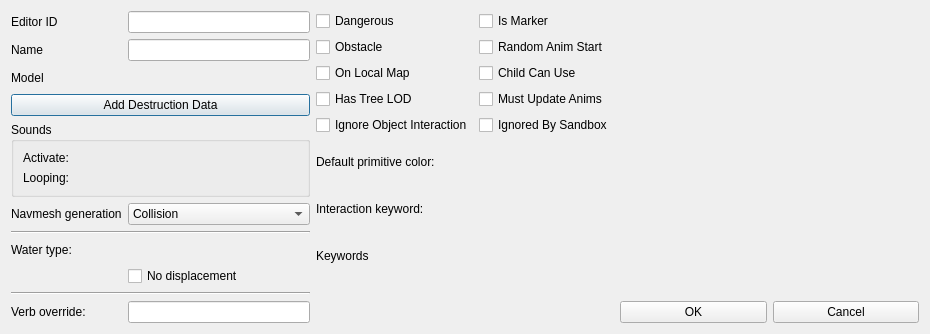
<?xml version="1.0" encoding="UTF-8"?>
<ui version="4.0">
 <class>FormDialogActivator</class>
 <widget class="QDialog" name="FormDialogActivator">
  <property name="geometry">
   <rect>
    <x>0</x>
    <y>0</y>
    <width>930</width>
    <height>334</height>
   </rect>
  </property>
  <property name="windowTitle">
   <string>Activator</string>
  </property>
  <layout class="QGridLayout" name="gridLayout_4" rowstretch="1,0" columnstretch="1,1,1">
   <item row="0" column="0" rowspan="2">
    <layout class="QGridLayout" name="gridLayout">
     <item row="6" column="0" colspan="2">
      <widget class="Line" name="line_2">
       <property name="orientation">
        <enum>Qt::Horizontal</enum>
       </property>
      </widget>
     </item>
     <item row="7" column="0">
      <widget class="QLabel" name="label_4">
       <property name="text">
        <string>Water type:</string>
       </property>
       <property name="buddy">
        <cstring>waterType</cstring>
       </property>
      </widget>
     </item>
     <item row="9" column="0" colspan="2">
      <widget class="Line" name="line">
       <property name="orientation">
        <enum>Qt::Horizontal</enum>
       </property>
      </widget>
     </item>
     <item row="2" column="0">
      <widget class="QLabel" name="label_3">
       <property name="text">
        <string>Model</string>
       </property>
       <property name="buddy">
        <cstring>model</cstring>
       </property>
      </widget>
     </item>
     <item row="5" column="0">
      <widget class="QLabel" name="label_8">
       <property name="text">
        <string>Navmesh generation</string>
       </property>
       <property name="buddy">
        <cstring>navmeshGeneration</cstring>
       </property>
      </widget>
     </item>
     <item row="10" column="1">
      <widget class="QLineEdit" name="activateTextOverride"/>
     </item>
     <item row="1" column="0">
      <widget class="QLabel" name="label_2">
       <property name="text">
        <string>Name</string>
       </property>
       <property name="buddy">
        <cstring>name</cstring>
       </property>
      </widget>
     </item>
     <item row="8" column="1">
      <widget class="QCheckBox" name="flagNoDisplacement">
       <property name="text">
        <string>No displacement</string>
       </property>
      </widget>
     </item>
     <item row="4" column="0" colspan="2">
      <widget class="QGroupBox" name="groupBox">
       <property name="title">
        <string>Sounds</string>
       </property>
       <layout class="QGridLayout" name="gridLayout_2">
        <item row="0" column="0">
         <widget class="QLabel" name="label_6">
          <property name="text">
           <string>Activate:</string>
          </property>
          <property name="buddy">
           <cstring>soundActivate</cstring>
          </property>
         </widget>
        </item>
        <item row="1" column="0">
         <widget class="QLabel" name="label_7">
          <property name="text">
           <string>Looping:</string>
          </property>
          <property name="buddy">
           <cstring>soundLooping</cstring>
          </property>
         </widget>
        </item>
        <item row="0" column="1">
         <widget class="DKFormPicker" name="soundActivate"/>
        </item>
        <item row="1" column="1">
         <widget class="DKFormPicker" name="soundLooping"/>
        </item>
       </layout>
      </widget>
     </item>
     <item row="5" column="1">
      <widget class="QComboBox" name="navmeshGeneration">
       <item>
        <property name="text">
         <string>Collision</string>
        </property>
       </item>
       <item>
        <property name="text">
         <string>Bounding box</string>
        </property>
       </item>
       <item>
        <property name="text">
         <string>Filter</string>
        </property>
       </item>
       <item>
        <property name="text">
         <string>Ground</string>
        </property>
       </item>
      </widget>
     </item>
     <item row="0" column="0">
      <widget class="QLabel" name="label">
       <property name="text">
        <string>Editor ID</string>
       </property>
       <property name="buddy">
        <cstring>editorID</cstring>
       </property>
      </widget>
     </item>
     <item row="3" column="0" colspan="2">
      <widget class="QPushButton" name="buttonDestruction">
       <property name="text">
        <string>Add Destruction Data</string>
       </property>
      </widget>
     </item>
     <item row="1" column="1">
      <widget class="QLineEdit" name="name"/>
     </item>
     <item row="10" column="0">
      <widget class="QLabel" name="label_5">
       <property name="text">
        <string>Verb override:</string>
       </property>
       <property name="buddy">
        <cstring>activateTextOverride</cstring>
       </property>
      </widget>
     </item>
     <item row="2" column="1">
      <widget class="DKGameFilePicker" name="model"/>
     </item>
     <item row="0" column="1">
      <widget class="QLineEdit" name="editorID"/>
     </item>
     <item row="7" column="1">
      <widget class="DKFormPicker" name="waterType"/>
     </item>
    </layout>
   </item>
   <item row="0" column="1" rowspan="2">
    <layout class="QVBoxLayout" name="verticalLayout">
     <item>
      <layout class="QGridLayout" name="layoutFlags">
       <item row="1" column="1">
        <widget class="QCheckBox" name="flagRandomAnimStart">
         <property name="text">
          <string>Random Anim Start</string>
         </property>
        </widget>
       </item>
       <item row="3" column="0">
        <widget class="QCheckBox" name="flagHasTreeLOD">
         <property name="text">
          <string>Has Tree LOD</string>
         </property>
        </widget>
       </item>
       <item row="2" column="1">
        <widget class="QCheckBox" name="flagChildCanUse">
         <property name="text">
          <string>Child Can Use</string>
         </property>
        </widget>
       </item>
       <item row="0" column="1">
        <widget class="QCheckBox" name="flagIsMarker">
         <property name="text">
          <string>Is Marker</string>
         </property>
        </widget>
       </item>
       <item row="0" column="0">
        <widget class="QCheckBox" name="flagDangerous">
         <property name="text">
          <string>Dangerous</string>
         </property>
        </widget>
       </item>
       <item row="3" column="1">
        <widget class="QCheckBox" name="flagMustUpdateAnims">
         <property name="text">
          <string>Must Update Anims</string>
         </property>
        </widget>
       </item>
       <item row="4" column="0">
        <widget class="QCheckBox" name="flagIgnoreObjectInteraction">
         <property name="text">
          <string>Ignore Object Interaction</string>
         </property>
        </widget>
       </item>
       <item row="1" column="0">
        <widget class="QCheckBox" name="flagObstacle">
         <property name="text">
          <string>Obstacle</string>
         </property>
        </widget>
       </item>
       <item row="4" column="1">
        <widget class="QCheckBox" name="flagIgnoredBySandbox">
         <property name="text">
          <string>Ignored By Sandbox</string>
         </property>
        </widget>
       </item>
       <item row="2" column="0">
        <widget class="QCheckBox" name="flagOnLocalMap">
         <property name="text">
          <string>On Local Map</string>
         </property>
        </widget>
       </item>
      </layout>
     </item>
     <item>
      <layout class="QGridLayout" name="gridLayout_3">
       <item row="0" column="1">
        <widget class="DKColorPickerButton" name="defaultPrimitiveColor"/>
       </item>
       <item row="0" column="0">
        <widget class="QLabel" name="label_10">
         <property name="text">
          <string>Default primitive color:</string>
         </property>
         <property name="buddy">
          <cstring>defaultPrimitiveColor</cstring>
         </property>
        </widget>
       </item>
       <item row="1" column="0">
        <widget class="QLabel" name="label_11">
         <property name="text">
          <string>Interaction keyword:</string>
         </property>
         <property name="buddy">
          <cstring>defaultInteractKeyword</cstring>
         </property>
        </widget>
       </item>
       <item row="1" column="1">
        <widget class="DKFormPicker" name="defaultInteractKeyword"/>
       </item>
      </layout>
     </item>
     <item>
      <layout class="QVBoxLayout" name="verticalLayout_2">
       <item>
        <widget class="QLabel" name="label_9">
         <property name="text">
          <string>Keywords</string>
         </property>
         <property name="buddy">
          <cstring>keywords</cstring>
         </property>
        </widget>
       </item>
       <item>
        <widget class="DKFormListPane" name="keywords">
         <property name="showFormTypes">
          <bool>false</bool>
         </property>
         <property name="showMoveButtons">
          <bool>false</bool>
         </property>
         <property name="showRemoveButton">
          <bool>false</bool>
         </property>
        </widget>
       </item>
      </layout>
     </item>
    </layout>
   </item>
   <item row="1" column="2">
    <layout class="QHBoxLayout" name="horizontalLayout">
     <item>
      <widget class="QPushButton" name="buttonOK">
       <property name="text">
        <string>OK</string>
       </property>
      </widget>
     </item>
     <item>
      <widget class="QPushButton" name="buttonCancel">
       <property name="text">
        <string>Cancel</string>
       </property>
      </widget>
     </item>
    </layout>
   </item>
   <item row="0" column="2">
    <widget class="DKPapyrusBoundScriptListPane" name="scriptListPane"/>
   </item>
  </layout>
 </widget>
 <customwidgets>
  <customwidget>
   <class>DKColorPickerButton</class>
   <extends>QWidget</extends>
   <header>widgets/DKColorPickerButton.h</header>
  </customwidget>
  <customwidget>
   <class>DKFormListPane</class>
   <extends>QWidget</extends>
   <header>widgets/DKFormListPane.h</header>
  </customwidget>
  <customwidget>
   <class>DKGameFilePicker</class>
   <extends>QWidget</extends>
   <header>widgets/DKGameFilePicker.h</header>
  </customwidget>
  <customwidget>
   <class>DKFormPicker</class>
   <extends>QWidget</extends>
   <header>widgets/DKFormPicker.h</header>
  </customwidget>
  <customwidget>
   <class>DKPapyrusBoundScriptListPane</class>
   <extends>QWidget</extends>
   <header>widgets/DKPapyrusBoundScriptListPane.h</header>
  </customwidget>
 </customwidgets>
 <tabstops>
  <tabstop>editorID</tabstop>
  <tabstop>name</tabstop>
  <tabstop>model</tabstop>
  <tabstop>buttonDestruction</tabstop>
  <tabstop>soundActivate</tabstop>
  <tabstop>soundLooping</tabstop>
  <tabstop>navmeshGeneration</tabstop>
  <tabstop>waterType</tabstop>
  <tabstop>flagNoDisplacement</tabstop>
  <tabstop>activateTextOverride</tabstop>
  <tabstop>flagDangerous</tabstop>
  <tabstop>flagIsMarker</tabstop>
  <tabstop>flagObstacle</tabstop>
  <tabstop>flagRandomAnimStart</tabstop>
  <tabstop>flagOnLocalMap</tabstop>
  <tabstop>flagChildCanUse</tabstop>
  <tabstop>flagHasTreeLOD</tabstop>
  <tabstop>flagMustUpdateAnims</tabstop>
  <tabstop>flagIgnoreObjectInteraction</tabstop>
  <tabstop>flagIgnoredBySandbox</tabstop>
  <tabstop>defaultPrimitiveColor</tabstop>
  <tabstop>defaultInteractKeyword</tabstop>
  <tabstop>keywords</tabstop>
  <tabstop>scriptListPane</tabstop>
  <tabstop>buttonOK</tabstop>
  <tabstop>buttonCancel</tabstop>
 </tabstops>
 <resources/>
 <connections/>
</ui>
